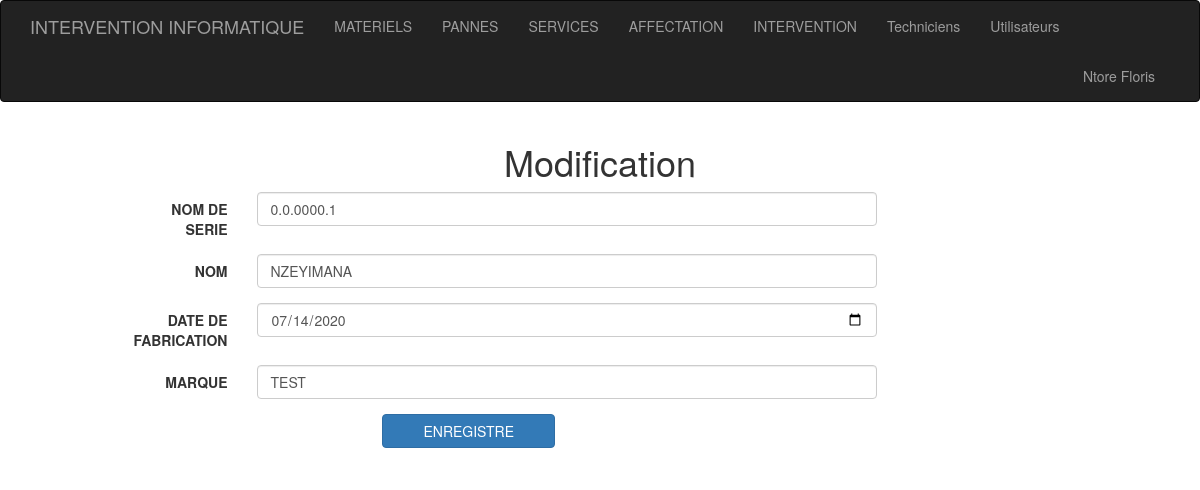
Screenshot of /modifier_materiel.php?id=18 (signed in) with the database file from the repository.
### tables this page shows
CREATE TABLE `materiels` (
  `id` int(11) NOT NULL,
  `numero_serie` varchar(255) DEFAULT NULL,
  `nom` varchar(255) DEFAULT NULL,
  `date_fabrication` date DEFAULT NULL,
  `marque` varchar(255) DEFAULT NULL
);

### app/function.php (called while the page is built, shortened)
<?php
function selectById($table , $id){
	$query = "SELECT * FROM ".$table." WHERE id = ". $id;
	$db = seconnecter();
	$sql = $db->query($query);
	return $sql->fetchAll();
}

### modifier_materiel.php (the view, shortened to what this page needs)
<?php
require_once 'include/_view/header.php';
$id = intval($_GET['id']);
$materiel = selectById('materiels',$id);
$materiel = $materiel[0];
?>
<div class="container" >
  <h1 class="text-center">Modification</h1>
  <div class="row">
    <div class="col col-md-8 col-md-offset-1">
      <form action="" class="form-horizontal" method="POST">
    <div class="form-group">
      <label for="numero_serie" class="col-sm-2 control-label">NOM DE SERIE</label>
      <div class="col-sm-10">
        <input type="text" class="form-control" name="numero_serie" id="numero_serie" value="<?= $materiel['numero_serie'] ?>">
      </div>
    </div>
    <div class="form-group">
      <label for="nom" class="col-sm-2 control-label">NOM </label>
      <div class="col-sm-10">
        <input type="text" class="form-control" name="nom" value="<?= $materiel['nom'] ?>" id="nom">
      </div>
    </div>
    <div class="form-group">
      <label for="date_fabrication" class="col-sm-2 control-label">DATE DE FABRICATION </label>
      <div class="col-sm-10">
        <input type="date" class="form-control" name="date_fabrication" id="date_fabrication" value="<?= $materiel['date_fabrication'] ?>">
      </div>
    </div>
     <div class="form-group">
      <label for="marque" class="col-sm-2 control-label">MARQUE</label>
      <div class="col-sm-10">
        <input type="text" class="form-control" name="marque" id="marque" value="<?= $materiel['marque']?>">
      </div>
    </div>
    <div class="form-group">
     <div class="row">
       <div class="col col-md-3 col-lg-offset-4">
          <input type="submit" class="btn btn-primary btn-block" name='save'  value="ENREGISTRE">
       </div>
     </div>
    </div>
  </form>
    </div>
  </div>

### rows the page displays
materiels: numero_serie "0.0.0000.1", nom "NZEYIMANA", date_fabrication "07/14/2020", marque "TEST"

### other values shown
$_SESSION['user']['nom'] "Ntore"
$_SESSION['user']['prenom'] "Floris"
